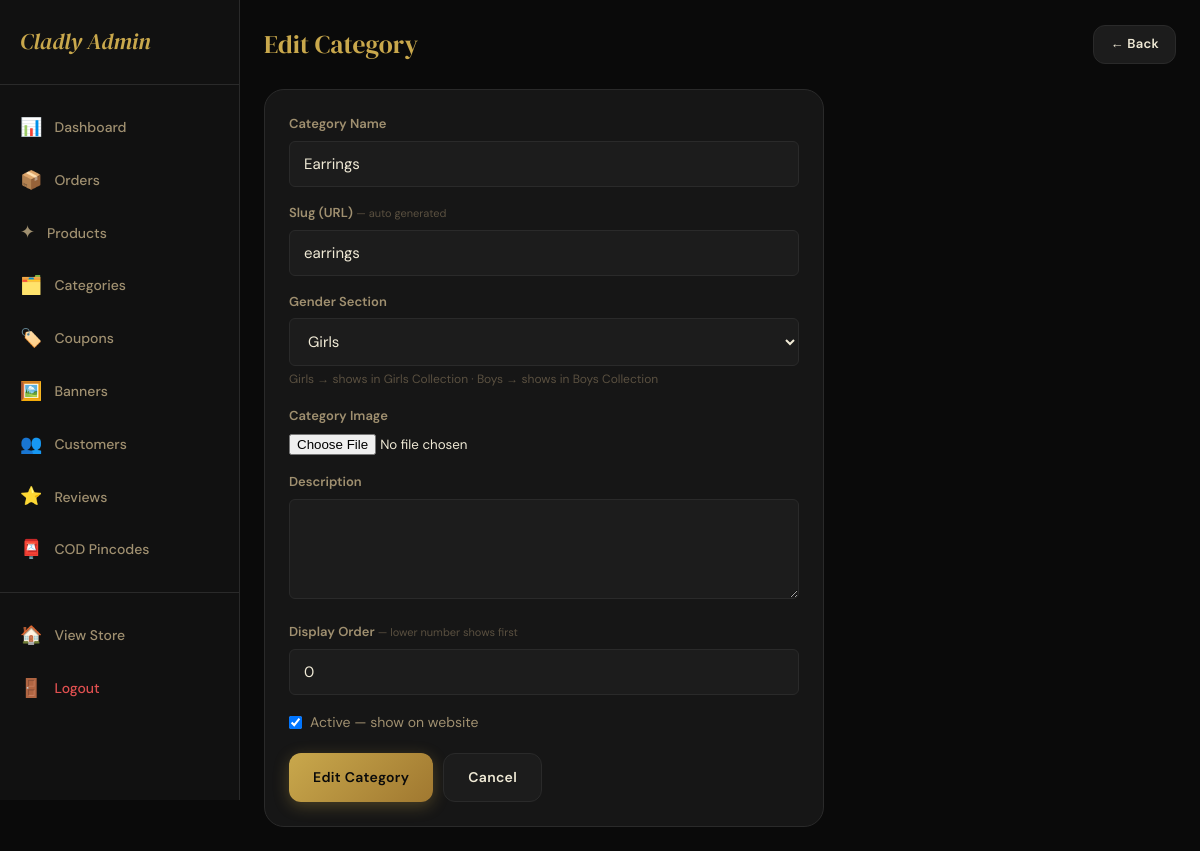
/admin-panel/categories/1/edit/ (signed in), run on the app's committed database.
### store/models.py (models this page shows, shortened)
class Category(models.Model):
    GENDER_CHOICES = [
        ('all', 'All'),
        ('girls', 'Girls'),
        ('boys', 'Boys'),
    ]
    name = models.CharField(max_length=100)
    slug = models.SlugField(unique=True)
    image = models.ImageField(upload_to='categories/', null=True, blank=True)
    description = models.TextField(blank=True)
    is_active = models.BooleanField(default=True)
    gender = models.CharField(max_length=10, choices=[('all','All'),('girls','Girls'),('boys','Boys')], default='girls')
    order = models.IntegerField(default=0)
    created_at = models.DateTimeField(auto_now_add=True)
    class Meta:
        verbose_name_plural = 'Categories'
        ordering = ['order', 'name']

### store/views.py (the view)
# urls.py: path('admin-panel/categories/<int:pk>/edit/', views.admin_edit_category, name='admin_edit_category'),
@user_passes_test(is_admin, login_url='/login/')
def admin_edit_category(request, pk):
    cat = get_object_or_404(Category, pk=pk)
    form = CategoryForm(request.POST or None, request.FILES or None, instance=cat)
    if request.method == 'POST' and form.is_valid():
        form.save()
        messages.success(request, 'Category updated.')
        return redirect('admin_categories')
    return render(request, 'store/admin/category_form.html', {'form': form, 'action': 'Edit'})

### store/forms.py
class CategoryForm(forms.ModelForm):
    class Meta:
        model = Category
        fields = ['name', 'slug', 'image', 'description', 'is_active', 'order', 'gender']
        widgets = {
            'name': forms.TextInput(attrs={'class': FORM_CTRL}),
            'slug': forms.TextInput(attrs={'class': FORM_CTRL}),
            'description': forms.Textarea(attrs={'rows': 3, 'class': FORM_CTRL}),
            'order': forms.NumberInput(attrs={'class': FORM_CTRL}),
            'gender': forms.Select(attrs={'class': FORM_CTRL}),
        }

### store/context_processors.py (called while the page is built)
def cart_wishlist_count(request):
    cart_count = 0
    wishlist_count = 0
    notif_count = 0
    if request.user.is_authenticated:
        cart_count = Cart.objects.filter(user=request.user).count()
        wishlist_count = Wishlist.objects.filter(user=request.user).count()
        notif_count = Notification.objects.filter(user=request.user, is_read=False).count()
    else:
        session_key = request.session.session_key
        if session_key:
            cart_count = Cart.objects.filter(session_key=session_key).count()
    return {
        'cart_count': cart_count,
        'wishlist_count': wishlist_count,
        'notif_count': notif_count,
    }

def categories_list(request):
    categories = Category.objects.filter(is_active=True).order_by('order', 'name')
    return {'nav_categories': categories}

### store/views.py (called while the page is built)
def is_admin(user):
    return user.is_authenticated and user.is_staff

### store/templates/store/admin/category_form.html (shortened to what this page needs)
{% extends 'store/admin/base_admin.html' %}
{% block admin_content %}
<div class="admin-header">
  <div class="admin-page-title">{{ action }} Category</div>
  <a href="{% url 'admin_categories' %}" class="btn btn-dark btn-sm">← Back</a>
</div>
<div style="max-width:560px;">
  <form method="post" enctype="multipart/form-data"
        style="background:var(--black-card);border:1px solid var(--border);border-radius:var(--radius-lg);padding:24px;">
    <div class="form-group">
      <label class="form-label">Category Name</label>
      {{ form.name }}
    </div>
    <div class="form-group">
      <label class="form-label">Slug (URL)
        <span style="font-size:11px;color:var(--text-muted);font-weight:400;">— auto generated</span>
      </label>
      {{ form.slug }}
    </div>
    <div class="form-group">
      <label class="form-label">Gender Section</label>
      {{ form.gender }}
      <div style="font-size:12px;color:var(--text-muted);margin-top:4px;">
        Girls → shows in Girls Collection · Boys → shows in Boys Collection
      </div>
    </div>
    <div class="form-group">
      <label class="form-label">Category Image</label>
      {{ form.image }}
    </div>
    <div class="form-group">
      <label class="form-label">Description</label>
      {{ form.description }}
    </div>
    <div class="form-group">
      <label class="form-label">Display Order
        <span style="font-size:11px;color:var(--text-muted);font-weight:400;">— lower number shows first</span>
      </label>
      {{ form.order }}
    </div>
    <label style="display:flex;align-items:center;gap:8px;margin-bottom:20px;font-size:14px;cursor:pointer;">
      {{ form.is_active }}
      <span style="color:var(--text-secondary);">Active — show on website</span>
    </label>
    <div style="display:flex;gap:10px;">
      <button type="submit" class="btn btn-gold">{{ action }} Category</button>
      <a href="{% url 'admin_categories' %}" class="btn btn-dark">Cancel</a>
    </div>
  </form>
</div>
{% endblock %}

### store/static/store/css/main.css (style rules this page uses)
:root { --gold: #C9A84C; --gold-light: #E8C96A; --gold-dark: #A07830; --gold-pale: #F5EDD6; --black: #0A0A0A; --black-soft: #111111; --black-card: #161616; --surface: #1C1C1C; --border: #2A2A2A; --border-gold: rgba(201,168,76,0.25); --text-primary: #F0EAD6; --text-secondary: #A09070; --text-muted: #5A5040; --white: #FFFFFF; --error: #E05050; --success: #50B878; --warning: #E0A050; --font-display: 'DM Serif Display', 'Playfair Display', Georgia, serif; --font-body: 'DM Sans', system-ui, sans-serif; --radius-sm: 6px; --radius: 12px; --radius-lg: 20px; --radius-xl: 32px; --shadow-gold: 0 4px 24px rgba(201,168,76,0.15); --shadow-deep: 0 8px 40px rgba(0,0,0,0.6); --shadow-card: 0 2px 16px rgba(0,0,0,0.4); --transition: 0.3s cubic-bezier(0.4, 0, 0.2, 1); }
body, .navbar, .category-nav, .product-card, .cart-item, .form-card, .checkout-section, .admin-sidebar, .stat-card, .table-wrap, footer.footer { transition: background-color 0.3s ease, border-color 0.3s ease, color 0.3s ease; }
*, *::before, *::after { box-sizing: border-box; margin: 0; padding: 0; }
html { scroll-behavior: smooth; -webkit-text-size-adjust: 100%; }
body { font-family: var(--font-body); background: var(--black); color: var(--text-primary); font-size: 15px; line-height: 1.6; overflow-x: hidden; }
a { color: var(--gold); text-decoration: none; transition: color var(--transition); }
button { cursor: pointer; font-family: var(--font-body); }
input, select, textarea { font-family: var(--font-body); }
.btn { display: inline-flex; align-items: center; justify-content: center; gap: 8px; padding: 12px 24px; border-radius: var(--radius); font-family: var(--font-body); font-size: 14px; font-weight: 600; border: none; cursor: pointer; transition: all var(--transition); text-decoration: none; letter-spacing: 0.3px; white-space: nowrap; }
.btn-gold { background: linear-gradient(135deg, var(--gold), var(--gold-dark)); color: var(--black); box-shadow: 0 4px 16px rgba(201,168,76,0.3); }
.btn-dark { background: var(--surface); color: var(--text-primary); border: 1px solid var(--border); }
.btn-sm { padding: 8px 16px; font-size: 13px; }
.form-group { margin-bottom: 16px; }
.form-label { display: block; font-size: 13px; font-weight: 600; color: var(--text-secondary); margin-bottom: 6px; }
.form-control { width: 100%; background: var(--surface); border: 1px solid var(--border); border-radius: var(--radius-sm); padding: 12px 14px; color: var(--text-primary); font-size: 15px; outline: none; transition: border-color var(--transition); }
.form-control::placeholder { color: var(--text-muted); }
select.form-control { cursor: pointer; }
textarea.form-control { resize: vertical; min-height: 100px; }
.admin-header { display: flex; justify-content: space-between; align-items: center; margin-bottom: 24px; }
.admin-page-title { font-family: var(--font-display); font-size: 1.6rem; color: var(--gold); }

### data on the page
Category: name "Earrings", slug "earrings", gender "Girls", order "0", is_active "☑"

### other printed values
{{ action }} "Edit"
